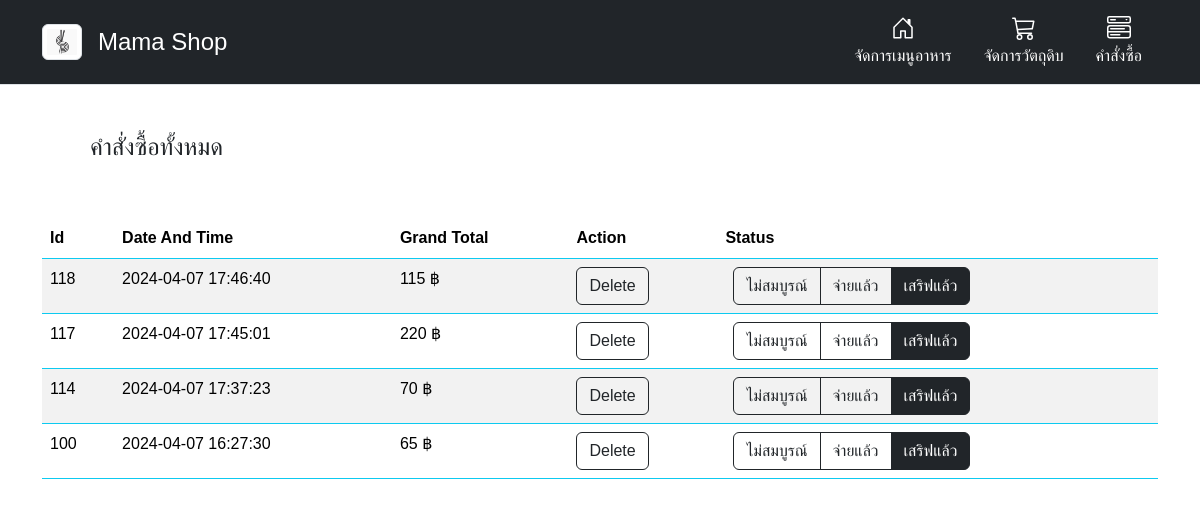
The app's page /admin-order.php (signed in) with its own data.
### tables this page shows
CREATE TABLE `orders` (
  `id` int(11) NOT NULL,
  `date_time` varchar(255) NOT NULL,
  `grand_total` int(11) NOT NULL,
  `status` varchar(255) NOT NULL DEFAULT 'ไม่สมบูรณ์'
);

### admin-order.php (the view, shortened to what this page needs)
<?php
include 'config.php';
$query = mysqli_query($conn, "SELECT * from orders order by id desc");
$rows = mysqli_num_rows($query);
?>
<!DOCTYPE html>
<html>
<head>
    <link rel="stylesheet" href="css/bootstrap.min.css">
    <link rel="stylesheet" href="css/font.css">
</head>
<body>
    <?php include 'admin-navbar.php'; ?>
    <div class="container mt-5">
        <h4 class="pb-2 m-5">คำสั่งซื้อทั้งหมด</h4>
        <table class="table table-border border-info table-striped table-hover">
            <thead>
                <tr>
                    <th>Id</th>
                    <th>Date And Time</th>
                    <th>Grand Total</th>
                    <th>Action</th>
                    <th>Status</th>
                </tr>
            </thead>
            <tbody>
                <?php $i = 0;
                if ($rows > 0) : ?>
                    <?php while ($orders = mysqli_fetch_assoc($query)) : ?>
                        <tr>
                            <td data-bs-toggle="collapse" href="#collapseExample<?php echo $i; ?>" aria-expanded="false" aria-controls="collapseExample" style="cursor: pointer;">
                                <?php echo $orders['id']; ?>
                            </td>
                            <td data-bs-toggle="collapse" href="#collapseExample<?php echo $i; ?>" aria-expanded="false" aria-controls="collapseExample" style="cursor: pointer;">
                                <?php echo $orders['date_time']; ?>
                            </td>
                            <td data-bs-toggle="collapse" href="#collapseExample<?php echo $i; ?>" aria-expanded="false" aria-controls="collapseExample" style="cursor: pointer;">
                                <?php echo $orders['grand_total']; ?> ฿
                            </td>
                            <td>
                                <a onclick="return confirm('Are you sure you want to delete?');" role="button" href="admin-order-delete.php?id=<?php echo $orders['id']; ?>" class="btn btn-outline-dark">Delete</a>
                            </td>
                            <td>
                                <div class="btn-group ms-2">
                                    <a href="admin-order-status.php?status=ไม่สมบูรณ์&id=<?php echo $orders['id']; ?>" class="btn btn-outline-dark<?php if ($orders['status'] == "ไม่สมบูรณ์") {
                                                                                                                                                        echo " active";
                                                                                                                                                    } ?>">ไม่สมบูรณ์</a>
                                    <a href="admin-order-status.php?status=จ่ายแล้ว&id=<?php echo $orders['id']; ?>" class="btn btn-outline-dark<?php if ($orders['status'] == "จ่ายแล้ว") {
                                                                                                                                                    echo " active";
                                                                                                                                                } ?>">จ่ายแล้ว</a>
                                    <a href="admin-order-status.php?status=เสริฟแล้ว&id=<?php echo $orders['id']; ?>" class="btn btn-outline-dark<?php if ($orders['status'] == "เสริฟแล้ว") {
                                                                                                                                                    echo " active";
                                                                                                                                                } ?>">เสริฟแล้ว</a>
                                </div>
                            </td>
                        </tr>
                    <?php $i++;
                    endwhile; ?>
                <?php endif; ?>
            </tbody>
        </table>
    </div>
</body>
</html>

### records on screen
orders: id "118", date_time "2024-04-07 17:46:40", grand_total "115"
orders: id "117", date_time "2024-04-07 17:45:01", grand_total "220"
orders: id "114", date_time "2024-04-07 17:37:23", grand_total "70"
orders: id "100", date_time "2024-04-07 16:27:30", grand_total "65"
